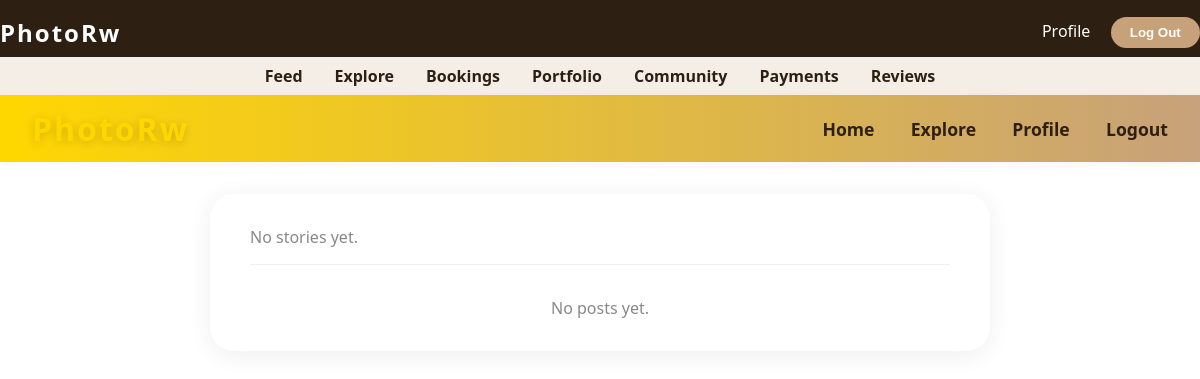
Before: /portfolio/feed/ (signed in) with the older database file.
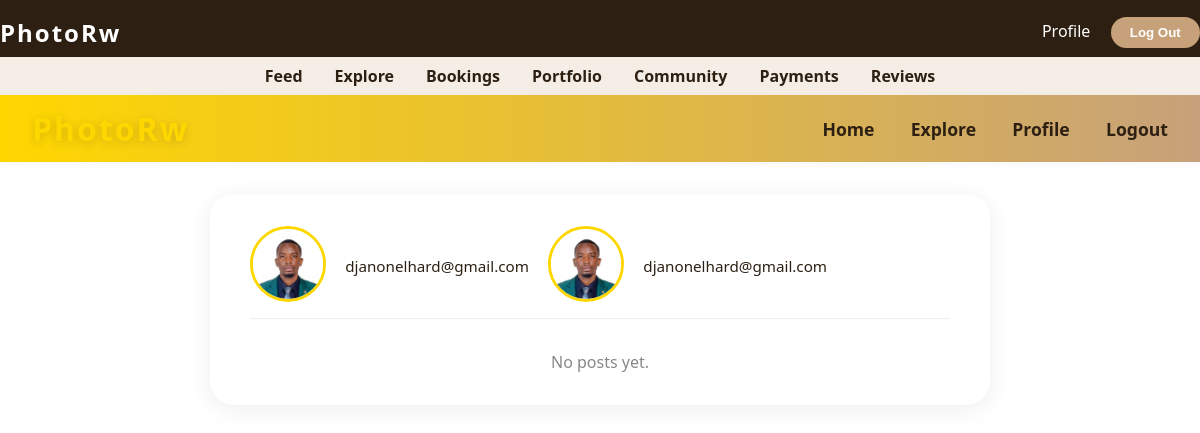
After: the same page with the newer database file.
### portfolio/models.py (models this page shows, shortened)
class Story(models.Model):
	photographer = models.ForeignKey(User, on_delete=models.CASCADE, related_name='stories')
	image = models.ImageField(upload_to='stories/')
	created_at = models.DateTimeField(auto_now_add=True)

### users/models.py (models this page shows, shortened)
class User(AbstractUser):
	class Roles(models.TextChoices):
		PHOTOGRAPHER = 'photographer', _('Photographer')
		CLIENT = 'client', _('Client')
	email = models.EmailField(_('email address'), unique=True)
	bio = models.TextField(_('bio'), blank=True)
	profile_picture = models.ImageField(upload_to='profile_pics/', blank=True, null=True)
	location = models.CharField(max_length=255, blank=True)
	contact_info = models.CharField(max_length=255, blank=True)
	is_verified = models.BooleanField(default=False)
	role = models.CharField(max_length=20, choices=Roles.choices, default=Roles.CLIENT)
	USERNAME_FIELD = 'email'
	REQUIRED_FIELDS = ['username']

### portfolio/views.py (the view)
# urls.py: path('feed/', RedirectView.as_view(url='/portfolio/feed/', permanent=False)),
@login_required
def feed(request):
	time_threshold = timezone.now() - timezone.timedelta(hours=24)
	stories = Story.objects.filter(created_at__gte=time_threshold).order_by('-created_at')
	photos = Photo.objects.all().order_by('-uploaded_at')[:20]
	return render(request, 'feed.html', {'stories': stories, 'photos': photos})

### templates/feed.html (shortened to what this page needs)
{% extends 'base.html' %}
{% load static %}
{% block head %}
<link rel="stylesheet" href="{% static 'css/feed.css' %}">
{% endblock %}
{% block content %}
<div class="navbar">
  <div class="logo">PhotoRw</div>
  <div class="nav-links">
    <a href="/feed/">Home</a>
    <a href="/explore/">Explore</a>
    <a href="/users/profile/">Profile</a>
    <a href="/users/logout/" onclick="event.preventDefault();document.getElementById('logout-form').submit();">Logout</a>
  </div>
</div>
<div class="feed-container">
  <div class="stories-bar">
    {% for story in stories %}
      <div class="story-avatar" title="{{ story.photographer.username }}">
        <img src="{{ story.photographer.profile_picture.url|default:'/static/img/default-avatar.png' }}" alt="{{ story.photographer.username }}">
      </div>
      <div class="story-label">{{ story.photographer.username }}</div>
    {% empty %}
      <div style="color:#888;">No stories yet.</div>
    {% endfor %}
  </div>
  {% for post in posts %}
    <div class="feed-post">
      <div class="post-header">
        <div class="post-avatar">
          <img src="{{ post.photographer.profile_picture.url|default:'/static/img/default-avatar.png' }}" alt="{{ post.photographer.username }}">
        </div>
        <div class="post-username">{{ post.photographer.username }}</div>
      </div>
      <img class="post-image" src="{{ post.image.url }}" alt="{{ post.title }}">
      <div style="margin:0.5rem 0 0.2rem 0;font-weight:bold;">{{ post.title }}</div>
      <div style="color:#444;">{{ post.description }}</div>
      <div class="post-actions">
        <button title="Like">&#9829;</button>
        <button title="Comment">💬</button>
      </div>
    </div>
  {% empty %}
    <div style="text-align:center;color:#888;">No posts yet.</div>
  {% endfor %}
</div>
{% endblock %}

### templates/base.html (shortened to what this page needs)
{% load static %}
<!DOCTYPE html>
<html lang="en">
<head>
        {% block head %}{% endblock %}
</head>
<body>
    <nav style="background:#2d2013;padding:1rem 0 0.5rem 0;">
        <div style="max-width:1200px;margin:0 auto;display:flex;align-items:center;justify-content:space-between;">
            <a href="/" style="color:#c7a17a;font-size:1.5rem;font-weight:bold;text-decoration:none;letter-spacing:2px;">PhotoRw</a>
            <div>
                {% if user.is_authenticated %}
                    <a href="/users/profile/" style="color:#fff;text-decoration:none;margin-right:1rem;">Profile</a>
                    <form method="post" action="/users/logout/" style="display:inline;">{% csrf_token %}<button type="submit" style="background:#c7a17a;color:#2d2013;border:none;padding:0.5rem 1.2rem;border-radius:1rem;font-weight:bold;cursor:pointer;">Log Out</button></form>
                {% else %}
                    <a href="/users/login/" style="color:#fff;text-decoration:none;margin-right:1rem;">Log In</a>
                    <a href="/users/register/" style="color:#c7a17a;text-decoration:none;font-weight:bold;">Sign Up</a>
                {% endif %}
            </div>
        </div>
    </nav>
    {% if user.is_authenticated %}
    <div style="background:#f5eee6;padding:0.5rem 0;">
        <div style="max-width:1200px;margin:0 auto;display:flex;gap:2rem;align-items:center;justify-content:center;">
            <a href="/feed/" style="color:#2d2013;text-decoration:none;font-weight:bold;">Feed</a>
            <a href="/explore/" style="color:#2d2013;text-decoration:none;font-weight:bold;">Explore</a>
            <a href="/bookings/photographer/" style="color:#2d2013;text-decoration:none;font-weight:bold;">Bookings</a>
            <a href="/portfolio/" style="color:#2d2013;text-decoration:none;font-weight:bold;">Portfolio</a>
            <a href="/community/" style="color:#2d2013;text-decoration:none;font-weight:bold;">Community</a>
            <a href="/payments/" style="color:#2d2013;text-decoration:none;font-weight:bold;">Payments</a>
            <a href="/reviews/" style="color:#2d2013;text-decoration:none;font-weight:bold;">Reviews</a>
        </div>
    </div>
    {% endif %}
    {% block content %}{% endblock %}
</body>
</html>

### static/css/feed.css (style rules this page uses)
:root { --choco: #c7a17a; --choco-dark: #a67c52; --white: #fff; --black: #2d2013; --gold: #ffd700; }
body { background: var(--white); color: var(--black); font-family: 'Segoe UI', Arial, sans-serif; margin: 0; }
.navbar { background: linear-gradient(90deg, var(--gold) 0%, var(--choco) 100%); color: var(--black); display: flex; align-items: center; justify-content: space-between; padding: 0.75rem 2rem; box-shadow: 0 2px 8px rgba(0,0,0,0.04); }
.navbar .logo { font-size: 2rem; font-weight: bold; letter-spacing: 2px; color: var(--gold); text-shadow: 0 2px 8px rgba(45,32,19,0.18); }
.navbar .nav-links a { color: var(--black); text-decoration: none; margin-left: 2rem; font-size: 1.1rem; font-weight: 700; transition: color 0.2s; }
.feed-container { max-width: 700px; margin: 2rem auto 0 auto; background: var(--white); border-radius: 1.5rem; box-shadow: 0 4px 24px rgba(0,0,0,0.07); padding: 2rem 2.5rem 2rem 2.5rem; }
.stories-bar { display: flex; align-items: center; gap: 1.2rem; overflow-x: auto; padding-bottom: 1rem; border-bottom: 1px solid #eee; margin-bottom: 2rem; }
.story-avatar { width: 70px; height: 70px; border-radius: 50%; border: 3px solid var(--gold); display: flex; align-items: center; justify-content: center; background: var(--white); overflow: hidden; cursor: pointer; transition: border 0.2s; }
.story-avatar img { width: 100%; height: 100%; object-fit: cover; }
.story-label { text-align: center; font-size: 0.95rem; color: var(--black); margin-top: 0.3rem; }

### templates/base.html (style rules this page uses)
:root { --primary-dark: #2d2013; --primary: #3a2a1b; --primary-light: #c7a17a; --accent: #a67c52; --accent-light: #ffd700; --background: #f8f6f3; --surface: #fff; --text-main: #2d2013; --text-light: #6b6b6b; --success: #43a047; --danger: #e53935; --border: #e0e4ef; }
body { background: var(--background); color: var(--text-main); font-family: 'Segoe UI', Arial, sans-serif; }
a { color: var(--accent-light); }
nav { background: var(--primary-dark); }
nav a, nav button { color: #fff !important; }

Changed rows visible on the page:
added Story: photographer.profile_picture (picture), photographer.username "djanonelhard@gmail.com"
added Story: photographer.profile_picture (picture), photographer.username "djanonelhard@gmail.com"
Other visible differences:
text no longer shown: "No stories yet."
